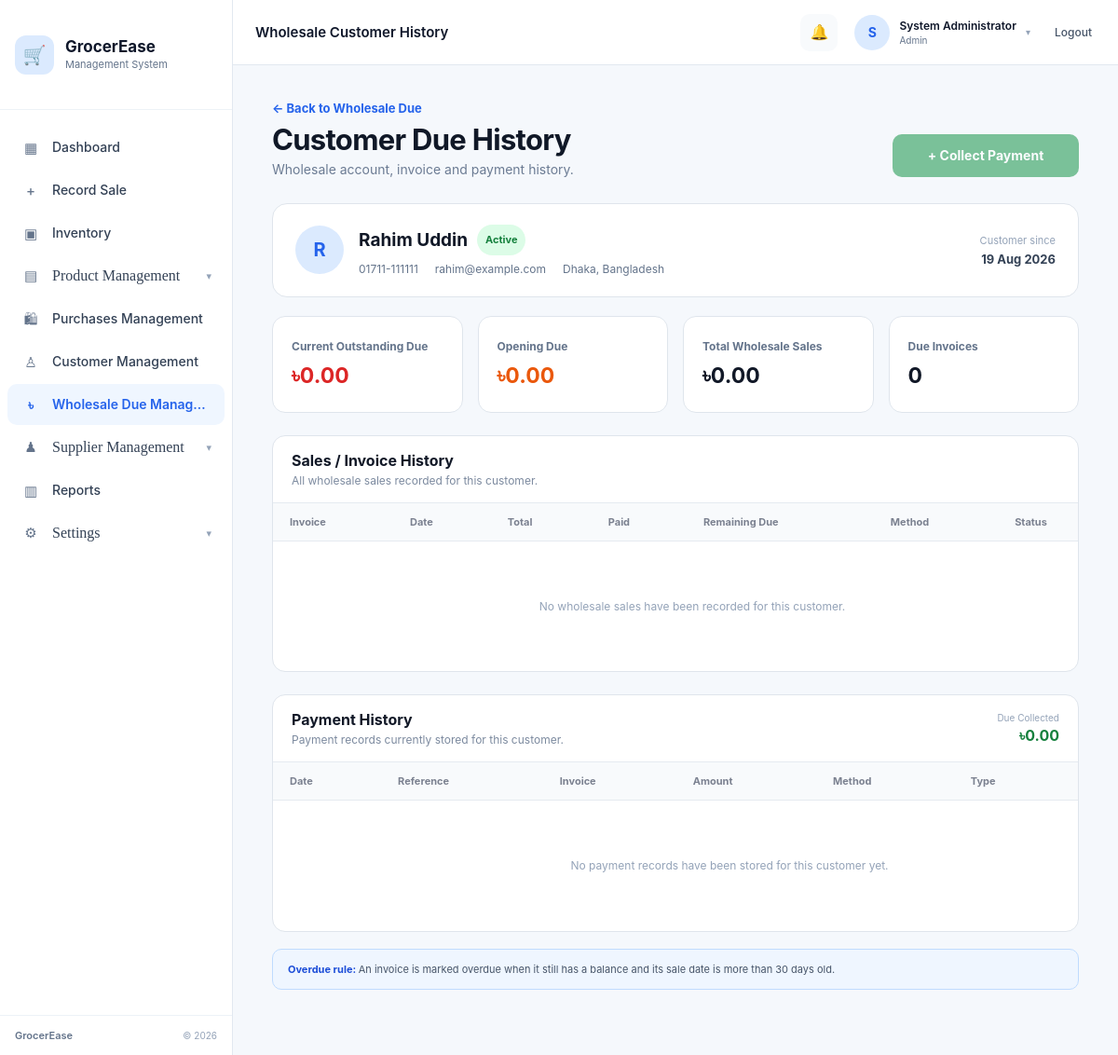
The page /modules/wholesale/history.php?customer_id=1 (signed in) on the database its author committed.
### tables this page shows
CREATE TABLE `customers` (
  `customer_id` int(10) UNSIGNED NOT NULL,
  `customer_name` varchar(100) NOT NULL,
  `phone` varchar(20) DEFAULT NULL,
  `email` varchar(100) DEFAULT NULL,
  `address` text DEFAULT NULL,
  `customer_type` enum('Retail','Wholesale') NOT NULL DEFAULT 'Retail',
  `account_status` enum('Active','Inactive') NOT NULL DEFAULT 'Active',
  `opening_due` decimal(10,2) NOT NULL DEFAULT 0.00,
  `total_due` decimal(10,2) NOT NULL DEFAULT 0.00,
  `created_at` timestamp NOT NULL DEFAULT current_timestamp()
);

### modules/wholesale/history.php (the view, shortened to what the rows shown need)
<?php
require_once "../../config/database.php";
function wholesaleHistoryEscape($value)
{
    return htmlspecialchars(
        (string) $value,
        ENT_QUOTES,
        'UTF-8'
    );
}
$customerId = isset($_GET['customer_id'])
    ? (int) $_GET['customer_id']
    : 0;
$customer = null;
$customerSql = "
    SELECT
        customer_id,
        customer_name,
        phone,
        email,
        address,
        customer_type,
        account_status,
        opening_due,
        total_due,
        created_at
    FROM customers
    WHERE customer_id = ?
      AND customer_type = 'Wholesale'
    LIMIT 1
";
$customerStmt = mysqli_prepare($conn, $customerSql);
if ($customerStmt) {
    mysqli_stmt_bind_param(
        $customerStmt,
        "i",
        $customerId
    );
    mysqli_stmt_execute($customerStmt);
    $customerResult =
        mysqli_stmt_get_result($customerStmt);
    if ($customerResult) {
        $customer =
            mysqli_fetch_assoc($customerResult);
    }
}
?>
<link rel="stylesheet" href="../../assets/css/sidebar.css">
<link rel="stylesheet" href="../../assets/css/topbar.css">
<link rel="stylesheet" href="../../assets/css/dashboard-layout.css">
<link rel="stylesheet" href="../../assets/css/wholesale.css">
<div class="app-layout">
    <div class="app-main-slot">
        <main class="dashboard-main-content">
            <div class="wholesale-page wholesale-history-page">
                <div class="wholesale-history-heading">
                    <div>
                        <h1>
                            Customer Due History
                        </h1>
                    </div>
                </div>
                <section class="wholesale-history-customer-card">
                    <div class="wholesale-history-customer-main">
                        <div class="wholesale-history-avatar">
                            <?php
                            echo strtoupper(
                                substr(
                                    $customer['customer_name'],
                                    0,
                                    1
                                )
                            );
                            ?>
                        </div>
                        <div>
                            <div class="wholesale-history-name-row">
                                <h2>
                                    <?php echo wholesaleHistoryEscape(
                                        $customer['customer_name']
                                    ); ?>
                                </h2>
                                <span
                                    class="wholesale-account-badge <?php echo strtolower(
                                        wholesaleHistoryEscape(
                                            $customer['account_status']
                                        )
                                    ); ?>"
                                >
                                    <?php echo wholesaleHistoryEscape(
                                        $customer['account_status']
                                    ); ?>
                                </span>
                            </div>
                            <div class="wholesale-history-contact">
                                <?php if (!empty($customer['phone'])): ?>
                                    <span>
                                        <?php echo wholesaleHistoryEscape(
                                            $customer['phone']
                                        ); ?>
                                    </span>
                                <?php endif; ?>
                                <?php if (!empty($customer['email'])): ?>
                                    <span>
                                        <?php echo wholesaleHistoryEscape(
                                            $customer['email']
                                        ); ?>
                                    </span>
                                <?php endif; ?>
                                <?php if (!empty($customer['address'])): ?>
                                    <span>
                                        <?php echo wholesaleHistoryEscape(
                                            $customer['address']
                                        ); ?>
                                    </span>
                                <?php endif; ?>
                            </div>
                        </div>
                    </div>
                    <div class="wholesale-history-customer-meta">
                        <span>
                            Customer since
                        </span>
                        <strong>
                            <?php echo date(
                                'd M Y',
                                strtotime(
                                    $customer['created_at']
                                )
                            ); ?>
                        </strong>
                    </div>
                </section>
                <div class="wholesale-history-summary-grid">
                    <div class="wholesale-history-summary-card current-due">
                        <span>
                            Current Outstanding Due
                        </span>
                        <strong>
                            ৳<?php echo number_format(
                                (float) $customer['total_due'],
                                2
                            ); ?>
                        </strong>
                    </div>
                    <div class="wholesale-history-summary-card opening-due">
                        <span>
                            Opening Due
                        </span>
                        <strong>
                            ৳<?php echo number_format(
                                (float) $customer['opening_due'],
                                2
                            ); ?>
                        </strong>
                    </div>
                </div>
                <section class="wholesale-history-section">
                    <div class="wholesale-history-section-heading">
                        <div>
                            <h2>
                                Sales / Invoice History
                            </h2>
                        </div>
                    </div>
                    <div class="wholesale-history-table-wrapper">
                        <table class="wholesale-history-table">
                            <thead>
                                <tr>
                                    <th>Invoice</th>
                                    <th>Date</th>
                                    <th>Total</th>
                                    <th>Paid</th>
                                    <th>Remaining Due</th>
                                    <th>Method</th>
                                    <th>Status</th>
                                </tr>
                            </thead>
                        </table>
                    </div>
                </section>
                <section class="wholesale-history-section">
                    <div class="wholesale-history-section-heading">
                        <div>
                            <h2>
                                Payment History
                            </h2>
                        </div>
                    </div>
                    <div class="wholesale-history-table-wrapper">
                        <table class="wholesale-history-table payment-table">
                            <thead>
                                <tr>
                                    <th>Date</th>
                                    <th>Reference</th>
                                    <th>Invoice</th>
                                    <th>Amount</th>
                                    <th>Method</th>
                                    <th>Type</th>
                                    <th>Notes</th>
                                </tr>
                            </thead>
                        </table>
                    </div>
                </section>
            </div>
        </main>
    </div>
</div>

### rows shown on the page
customers: customer_name "R", customer_name "Rahim Uddin", account_status "Active", phone "01711-111111", email "rahim@example.com", address "Dhaka, Bangladesh", created_at "19 Aug 2026", total_due "0.00", opening_due "0.00"

### other values the page prints
$pageTitle "Wholesale Customer History"
$userInitial "S"
$userName "System Administrator"
$userRole "Admin"
$totalSalesAmount "0.00"
$dueInvoiceCount "0"
$totalDueCollections "0.00"
$overdueDays "30"
